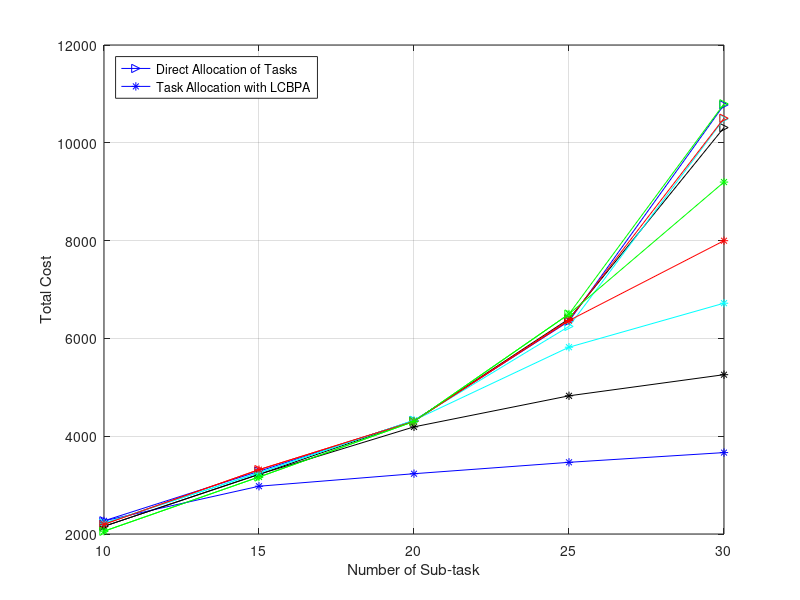

The MATLAB source for this figure:
clc;
clear;

x=[10 15 20 25 30];
y0k10=[2269 3283 4317 6352 10776];
y0k15=[2157 3220 4313 6400 10311];
y0k20=[2220 3251 4326 6246 10488];
y0k25=[2199 3316 4306 6382 10502];
y0k30=[2057 3166 4302 6498 10797];
y1k10=[2269 2977 3233 3466 3665];
y1k15=[2157 3220 4191 4826 5258];
y1k20=[2220 3251 4326 5820 6720];
y1k25=[2199 3316 4306 6365 7998];
y1k30=[2057 3166 4302 6498 9197];
figure
 h1 = plot(x,y0k10,'->blue'); hold on;
      plot(x,y0k15,'->black');hold on;
      plot(x,y0k20,'->c');    hold on;
      plot(x,y0k25,'->red');  hold on;
      plot(x,y0k30,'->green');
 h2 = plot(x,y1k10,'-*blue'); hold on;
      plot(x,y1k15,'-*black');hold on;
      plot(x,y1k20,'-*c');    hold on;
      plot(x,y1k25,'-*red');   hold on;
      plot(x,y1k30,'-*green');
      
grid on;
xlabel('Number of Sub-task');
ylabel('Total Cost');
legend([h1,h2],'Direct Allocation of Tasks','Task Allocation with LCBPA','Location','Northwest');
      